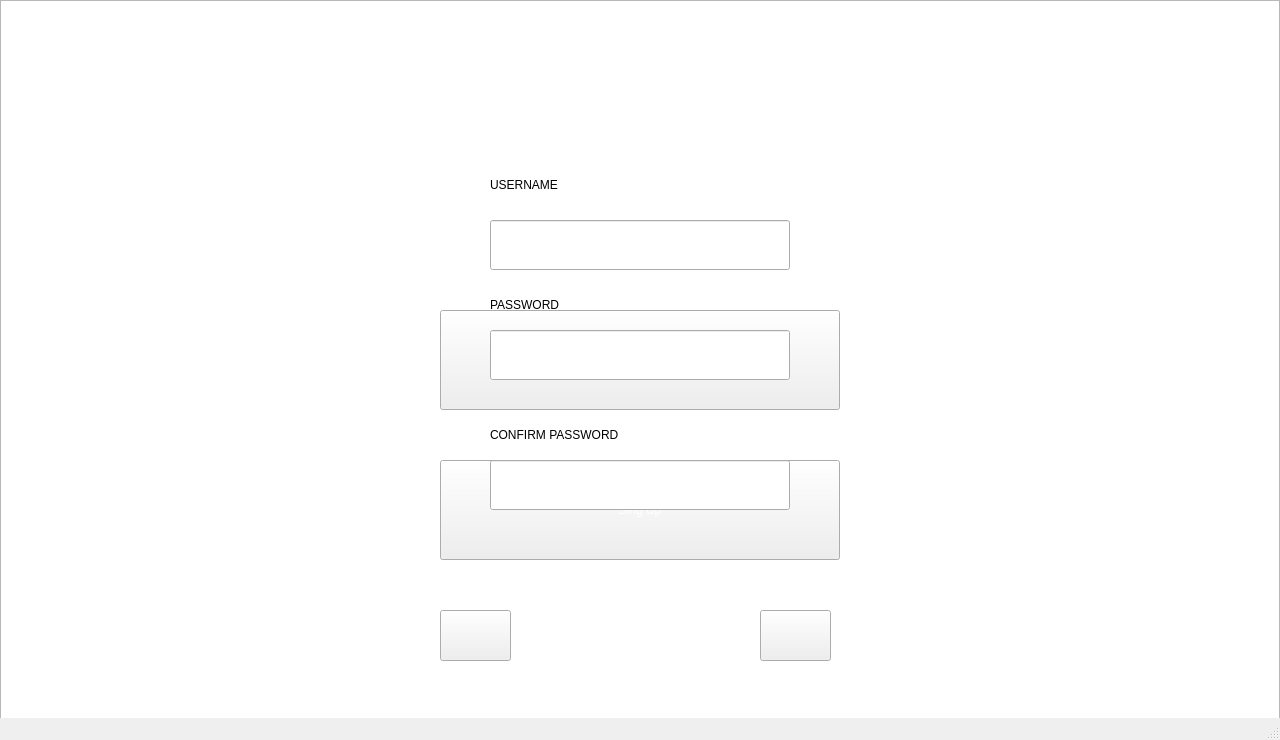
<?xml version="1.0" encoding="UTF-8"?>
<ui version="4.0">
 <class>Login</class>
 <widget class="QMainWindow" name="Login">
  <property name="geometry">
   <rect>
    <x>0</x>
    <y>0</y>
    <width>1280</width>
    <height>740</height>
   </rect>
  </property>
  <property name="windowTitle">
   <string>MainWindow</string>
  </property>
  <widget class="QWidget" name="centralwidget">
   <widget class="QLabel" name="label">
    <property name="geometry">
     <rect>
      <x>490</x>
      <y>160</y>
      <width>300</width>
      <height>50</height>
     </rect>
    </property>
    <property name="text">
     <string>USERNAME</string>
    </property>
   </widget>
   <widget class="QLabel" name="label_2">
    <property name="geometry">
     <rect>
      <x>490</x>
      <y>280</y>
      <width>300</width>
      <height>50</height>
     </rect>
    </property>
    <property name="text">
     <string>PASSWORD</string>
    </property>
   </widget>
   <widget class="QLabel" name="label_3">
    <property name="geometry">
     <rect>
      <x>490</x>
      <y>410</y>
      <width>300</width>
      <height>50</height>
     </rect>
    </property>
    <property name="text">
     <string>CONFIRM PASSWORD</string>
    </property>
   </widget>
   <widget class="QPushButton" name="singIn">
    <property name="geometry">
     <rect>
      <x>440</x>
      <y>310</y>
      <width>400</width>
      <height>100</height>
     </rect>
    </property>
    <property name="styleSheet">
     <string notr="true">border-image: url(:/images/Button.png);
color: rgb(255, 255, 255);
font: italic 30pt &quot;Monotype Corsiva&quot;;</string>
    </property>
    <property name="text">
     <string>Sing In</string>
    </property>
   </widget>
   <widget class="QPushButton" name="singUp">
    <property name="geometry">
     <rect>
      <x>440</x>
      <y>460</y>
      <width>400</width>
      <height>100</height>
     </rect>
    </property>
    <property name="styleSheet">
     <string notr="true">border-image: url(:/images/Button.png);
color: rgb(255, 255, 255);
font: italic 30pt &quot;Monotype Corsiva&quot;;</string>
    </property>
    <property name="text">
     <string>Sing Up</string>
    </property>
   </widget>
   <widget class="QPushButton" name="back">
    <property name="geometry">
     <rect>
      <x>440</x>
      <y>610</y>
      <width>71</width>
      <height>51</height>
     </rect>
    </property>
    <property name="styleSheet">
     <string notr="true">border-image: url(:/images/back.png);</string>
    </property>
    <property name="text">
     <string/>
    </property>
   </widget>
   <widget class="QPushButton" name="next">
    <property name="geometry">
     <rect>
      <x>760</x>
      <y>610</y>
      <width>71</width>
      <height>51</height>
     </rect>
    </property>
    <property name="styleSheet">
     <string notr="true">border-image: url(:/images/play.png);</string>
    </property>
    <property name="text">
     <string/>
    </property>
   </widget>
   <widget class="QLineEdit" name="Username">
    <property name="geometry">
     <rect>
      <x>490</x>
      <y>220</y>
      <width>300</width>
      <height>50</height>
     </rect>
    </property>
   </widget>
   <widget class="QLineEdit" name="Password">
    <property name="geometry">
     <rect>
      <x>490</x>
      <y>330</y>
      <width>300</width>
      <height>50</height>
     </rect>
    </property>
   </widget>
   <widget class="QLineEdit" name="password_2">
    <property name="geometry">
     <rect>
      <x>490</x>
      <y>460</y>
      <width>300</width>
      <height>50</height>
     </rect>
    </property>
   </widget>
   <widget class="QGraphicsView" name="graphicsView">
    <property name="geometry">
     <rect>
      <x>0</x>
      <y>0</y>
      <width>1280</width>
      <height>720</height>
     </rect>
    </property>
   </widget>
   <zorder>graphicsView</zorder>
   <zorder>singUp</zorder>
   <zorder>singIn</zorder>
   <zorder>label</zorder>
   <zorder>label_2</zorder>
   <zorder>label_3</zorder>
   <zorder>back</zorder>
   <zorder>next</zorder>
   <zorder>Username</zorder>
   <zorder>Password</zorder>
   <zorder>password_2</zorder>
  </widget>
  <widget class="QMenuBar" name="menubar">
   <property name="geometry">
    <rect>
     <x>0</x>
     <y>0</y>
     <width>1280</width>
     <height>21</height>
    </rect>
   </property>
  </widget>
  <widget class="QStatusBar" name="statusbar"/>
 </widget>
 <resources/>
 <connections/>
</ui>
